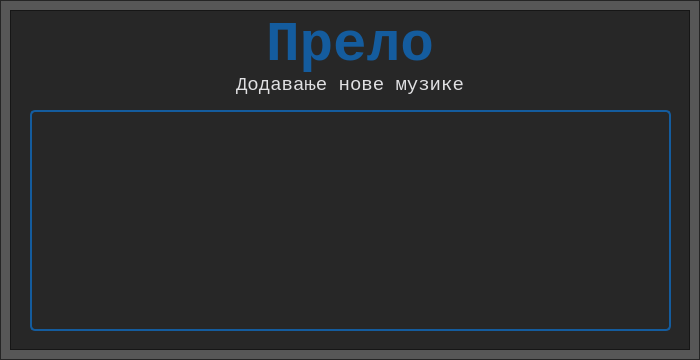
<?xml version="1.0" encoding="UTF-8"?>
<ui version="4.0">
 <class>UploadScreen</class>
 <widget class="QMainWindow" name="UploadScreen">
  <property name="geometry">
   <rect>
    <x>0</x>
    <y>0</y>
    <width>700</width>
    <height>360</height>
   </rect>
  </property>
  <property name="windowTitle">
   <string>MainWindow</string>
  </property>
  <widget class="QWidget" name="centralwidget">
   <widget class="QFrame" name="frame_border">
    <property name="geometry">
     <rect>
      <x>0</x>
      <y>0</y>
      <width>700</width>
      <height>360</height>
     </rect>
    </property>
    <property name="styleSheet">
     <string notr="true">QFrame {	
	background-color: rgba(18, 18, 18, 175);	
}
QLabel {
	background-color: rgba(0,0,0,0);
}</string>
    </property>
    <property name="frameShape">
     <enum>QFrame::StyledPanel</enum>
    </property>
    <property name="frameShadow">
     <enum>QFrame::Raised</enum>
    </property>
    <widget class="QFrame" name="frame">
     <property name="geometry">
      <rect>
       <x>10</x>
       <y>10</y>
       <width>680</width>
       <height>340</height>
      </rect>
     </property>
     <property name="styleSheet">
      <string notr="true"/>
     </property>
     <property name="frameShape">
      <enum>QFrame::StyledPanel</enum>
     </property>
     <property name="frameShadow">
      <enum>QFrame::Raised</enum>
     </property>
     <widget class="QWidget" name="widget" native="true">
      <property name="geometry">
       <rect>
        <x>0</x>
        <y>0</y>
        <width>680</width>
        <height>340</height>
       </rect>
      </property>
      <property name="styleSheet">
       <string notr="true">QPushButton {
	border: none;
}</string>
      </property>
      <widget class="QLabel" name="app">
       <property name="geometry">
        <rect>
         <x>0</x>
         <y>0</y>
         <width>680</width>
         <height>70</height>
        </rect>
       </property>
       <property name="font">
        <font>
         <family>Courier New</family>
         <pointsize>42</pointsize>
         <weight>75</weight>
         <bold>true</bold>
        </font>
       </property>
       <property name="styleSheet">
        <string notr="true">color: rgb(20, 92, 158);</string>
       </property>
       <property name="text">
        <string>Прело</string>
       </property>
       <property name="alignment">
        <set>Qt::AlignCenter</set>
       </property>
      </widget>
      <widget class="QLabel" name="app_2">
       <property name="geometry">
        <rect>
         <x>0</x>
         <y>60</y>
         <width>680</width>
         <height>30</height>
        </rect>
       </property>
       <property name="font">
        <font>
         <family>Courier</family>
         <pointsize>14</pointsize>
        </font>
       </property>
       <property name="styleSheet">
        <string notr="true">color: rgb(224,224,226);</string>
       </property>
       <property name="text">
        <string>Додавање нове музике</string>
       </property>
       <property name="alignment">
        <set>Qt::AlignCenter</set>
       </property>
      </widget>
      <widget class="QPushButton" name="btn_back">
       <property name="geometry">
        <rect>
         <x>620</x>
         <y>20</y>
         <width>41</width>
         <height>41</height>
        </rect>
       </property>
       <property name="styleSheet">
        <string notr="true">QPushButton#btn_back {
	border-image: url(:/images/images/back.png);
}
QPushButton#btn_back:hover {
	border-image: url(:/images/images/hover_back.png);
}</string>
       </property>
       <property name="text">
        <string/>
       </property>
      </widget>
      <widget class="QPushButton" name="btn_open">
       <property name="geometry">
        <rect>
         <x>20</x>
         <y>20</y>
         <width>41</width>
         <height>41</height>
        </rect>
       </property>
       <property name="styleSheet">
        <string notr="true">QPushButton#btn_open {
	border-image: url(:/images/images/open.png);
}
QPushButton#btn_open:hover {
	border-image: url(:/images/images/hover_open.png);
}</string>
       </property>
       <property name="text">
        <string/>
       </property>
      </widget>
      <widget class="QListWidget" name="list_files">
       <property name="geometry">
        <rect>
         <x>20</x>
         <y>100</y>
         <width>641</width>
         <height>221</height>
        </rect>
       </property>
       <property name="font">
        <font>
         <family>Courier New</family>
        </font>
       </property>
       <property name="styleSheet">
        <string notr="true">QListWidget#list_files {
	color: rgb(224,224,226);
	background-color:rgba(0,0,0,0);
	border: 2px solid rgb(20,92,158);
	border-radius: 5px;
}
QListWidget::item:hover {
	background-color: rgb(20,92,158);
}
QListWidget::item:selected {
	background-color: rgb(19,55,88);
}</string>
       </property>
       <property name="verticalScrollBarPolicy">
        <enum>Qt::ScrollBarAlwaysOff</enum>
       </property>
       <property name="horizontalScrollBarPolicy">
        <enum>Qt::ScrollBarAlwaysOff</enum>
       </property>
      </widget>
      <widget class="QPushButton" name="btn_upload">
       <property name="geometry">
        <rect>
         <x>120</x>
         <y>20</y>
         <width>41</width>
         <height>41</height>
        </rect>
       </property>
       <property name="styleSheet">
        <string notr="true">QPushButton#btn_upload {
	border-image: url(:/images/images/upload.png);
}
QPushButton#btn_upload:hover {
	border-image: url(:/images/images/hover_upload.png);
}</string>
       </property>
       <property name="text">
        <string/>
       </property>
      </widget>
      <widget class="QPushButton" name="btn_delete">
       <property name="geometry">
        <rect>
         <x>70</x>
         <y>20</y>
         <width>41</width>
         <height>41</height>
        </rect>
       </property>
       <property name="styleSheet">
        <string notr="true">QPushButton#btn_delete {
	border-image: url(:/images/images/delete.png);
}
QPushButton#btn_delete:hover {
	border-image: url(:/images/images/hover_delete.png);
}</string>
       </property>
       <property name="text">
        <string/>
       </property>
      </widget>
     </widget>
    </widget>
   </widget>
  </widget>
 </widget>
 <resources>
  <include location="../res.qrc"/>
 </resources>
 <connections/>
</ui>
